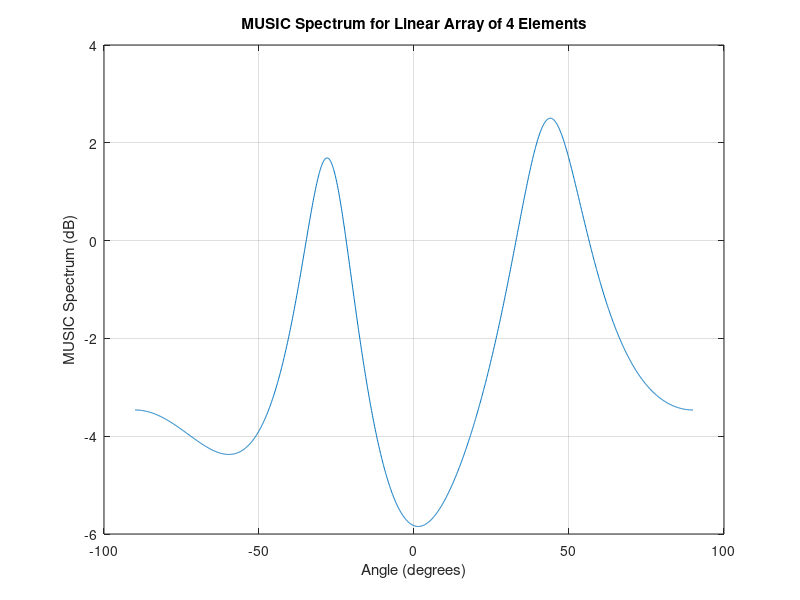

The MATLAB source for this figure: (Note: this script raises an error after producing the figure.)
% MATLAB Implementation of MUSIC Algorithm for Linear Array of 4 Elements

% Parameters
c = 3e8; % Speed of light (m/s)
f = 300e6; % Frequency (300 MHz)
lambda = c / f; % Wavelength (m)
d = lambda / 2; % Inter-element spacing (half-wavelength)
theta_range = -90:0.1:90; % Range of angles to search (degrees)
num_elements = 4; % Number of antenna elements in the linear array
num_signals = 2; % Number of incoming signals
phase_error = 5; % Phase measurement error in degrees

% Array Geometry (Linear Array)
array_positions = (0:num_elements-1) * d; % Positions of the array elements along the x-axis

% Simulated Signals
theta_true = [-30, 36]; % True DOAs of the signals (degrees)
A = exp(1i * 2 * pi * array_positions' * sind(theta_true) / lambda); % Steering matrix (4x2)
noise_power = 0.1; % Noise power
signal_power = [1; 1]; % Signal power (2x1)
X = A * diag(sqrt(signal_power)) + sqrt(noise_power) * (randn(num_elements, 1) + 1i * randn(num_elements, 1)); % Received signal (4x1)

% Add phase measurement error
phase_error_matrix = exp(1i * deg2rad(phase_error) * randn(size(X)));
X = X .* phase_error_matrix;

% MUSIC Algorithm
R = X * X' / size(X, 2); % Covariance matrix (4x4)
[E, D] = eig(R); % Eigenvalue decomposition
[~, idx] = sort(diag(D), 'descend'); % Sort eigenvalues in descending order
E = E(:, idx); % Sort eigenvectors accordingly
En = E(:, num_signals+1:end); % Noise subspace eigenvectors (4x2)

% MUSIC Spectrum
music_spectrum = zeros(size(theta_range));
for i = 1:length(theta_range)
    a = exp(1i * 2 * pi * array_positions' * sind(theta_range(i)) / lambda); % Steering vector (4x1)
    denominator = abs(a' * (En * En') * a); % Ensure this is a scalar
    music_spectrum(i) = 1 / denominator; % MUSIC spectrum
end

% Plot MUSIC Spectrum
figure;
plot(theta_range, 10 * log10(abs(music_spectrum)));
xlabel('Angle (degrees)');
ylabel('MUSIC Spectrum (dB)');
title('MUSIC Spectrum for Linear Array of 4 Elements');
grid on;

% Find the peaks in the MUSIC spectrum
[~, peak_indices] = findpeaks(abs(music_spectrum), 'SortStr', 'descend', 'NPeaks', num_signals);
estimated_thetas = theta_range(peak_indices);
fprintf('Estimated DOAs: %.2f degrees and %.2f degrees\n', estimated_thetas(1), estimated_thetas(2));